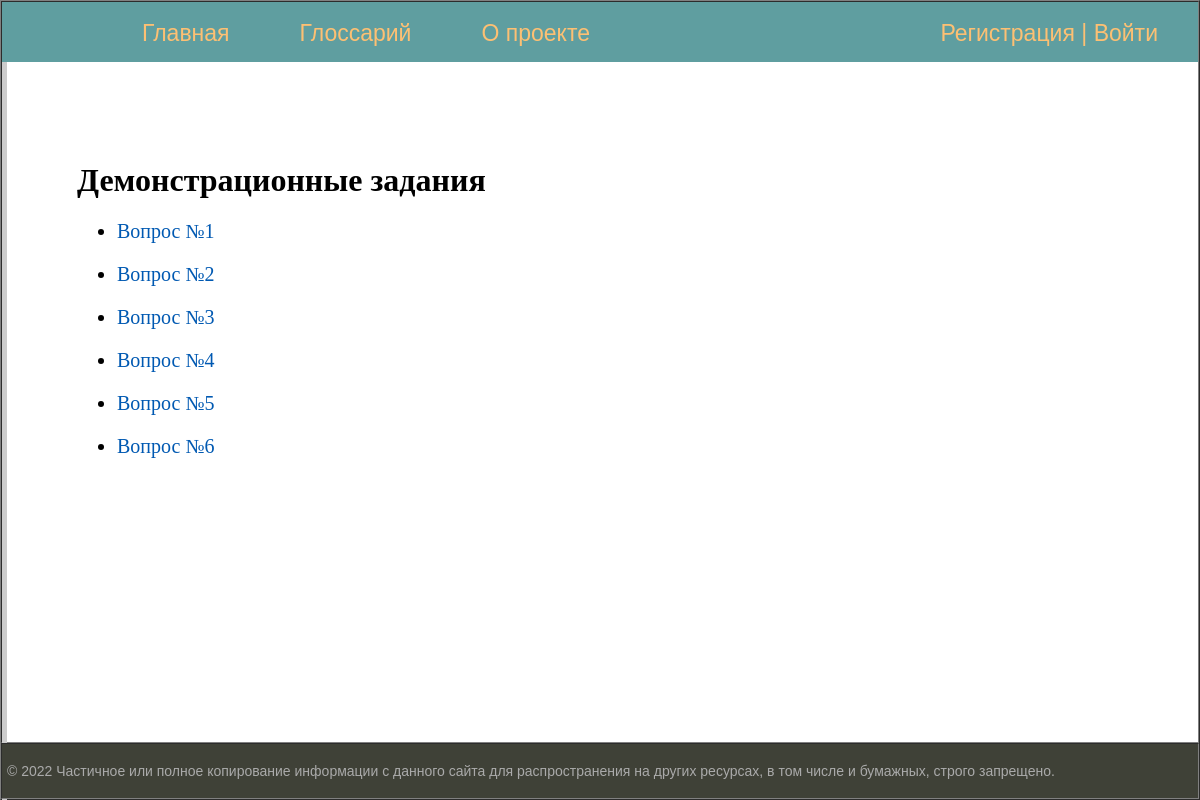
Page /course3/ on the earlier database version.
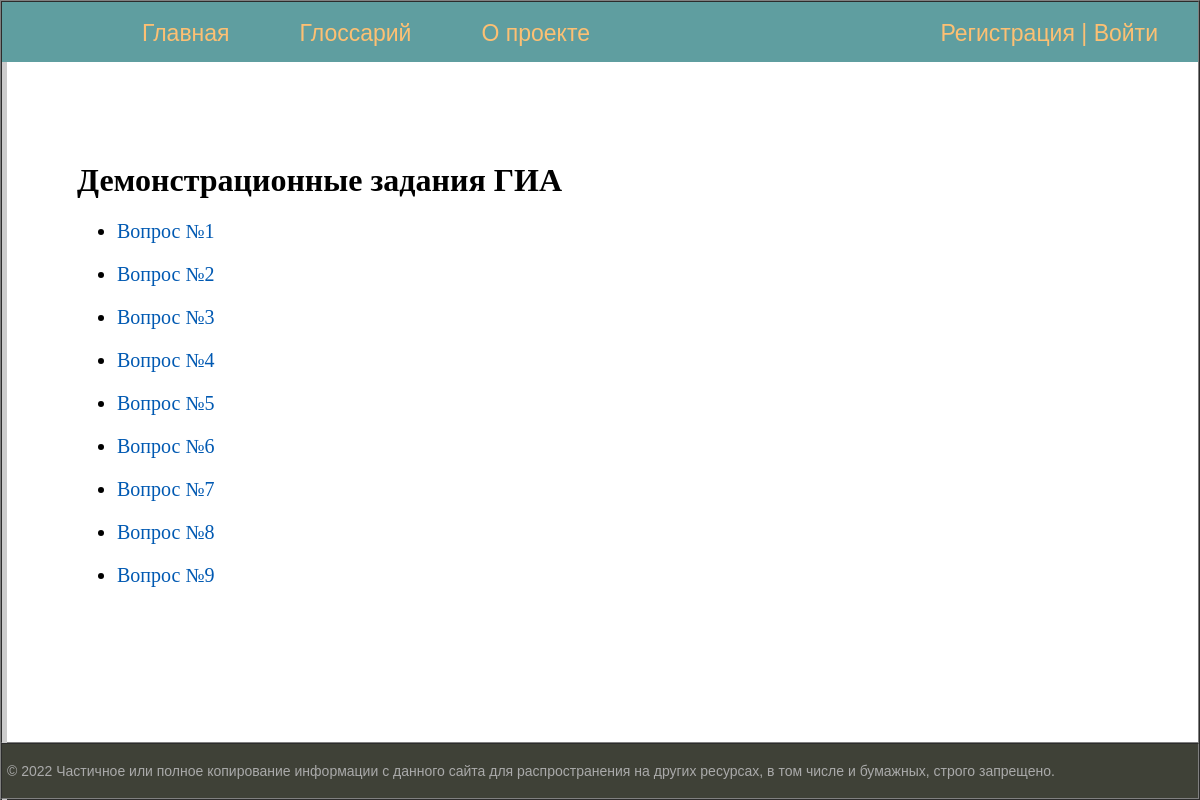
Same page on the later database version.
### kalm_quizes/models.py (models this page shows, shortened)
class Quiz(models.Model):
    quiz_number = models.IntegerField(default=0)
    quiz_name = models.CharField(max_length=150)
    def get_all_related(self):  # Можно ли QuerySet перевести в список?
        single_choice_list = [obj for obj in self.singlechoice_set.all()]
        put_in_order_list = [obj for obj in self.putinorder_set.all()]
        put_in_gaps_list = [obj for obj in self.putingaps_set.all()]
        tt_list = [obj for obj in self.testfortext_set.all()]
        questions = single_choice_list + tt_list + put_in_order_list + put_in_gaps_list
        questions_sorted = sorted(questions, key=lambda obj: obj.question_number)
        return questions_sorted
    class Meta:
        verbose_name = 'Курс'
        verbose_name_plural = 'Курсы'

class SingleChoice(models.Model):
    quiz = models.ForeignKey(Quiz, on_delete=models.CASCADE)
    question_number = models.IntegerField(default=0)
    question_text = models.TextField(unique=True)
    right_answer = models.CharField(max_length=100)
    wrong_answer_1 = models.CharField(max_length=100)
    wrong_answer_2 = models.CharField(max_length=100)
    wrong_answer_3 = models.CharField(max_length=100)
    def get_absolute_url(self):
        return f"/course{self.quiz_id}/singlechoice{self.question_number}/"
    class Meta:
        verbose_name = 'Вопрос с одним вариантом ответа'
        verbose_name_plural = 'Вопросы с одним вариантом ответа'

class PutInOrder(models.Model):
    quiz = models.ForeignKey(Quiz, on_delete=models.CASCADE)
    question_number = models.IntegerField(default=0)
    question_text = models.TextField(default='')
    text_for_ordering = models.TextField(default='')
    def get_absolute_url(self):
        return f"/course{self.quiz_id}/ordering{self.question_number}/"
    class Meta:
        verbose_name = 'Задание на порядок слов'
        verbose_name_plural = 'Задания на порядок слов'

class PutInGaps(models.Model):
    quiz = models.ForeignKey(Quiz, on_delete=models.CASCADE)
    question_number = models.IntegerField(default=0)
    question_text = models.TextField(unique=True)
    right_answer = models.CharField(max_length=225, default='')
    choices_list = models.CharField(max_length=225, default='')
    def get_absolute_url(self):
        return f"/course{self.quiz_id}/gaps{self.question_number}/"
    class Meta:
        verbose_name = 'Задание на заполнение пропусков'
        verbose_name_plural = 'Задания для заполнения пропусков'

class TestForText(models.Model):
    top_text = models.ForeignKey(TextForTest, on_delete=models.CASCADE)
    quiz = models.ForeignKey(Quiz, on_delete=models.CASCADE)
    question_number = models.IntegerField(default=0)
    question_text = models.TextField(unique=True)
    right_answer = models.CharField(max_length=100)
    wrong_answer_1 = models.CharField(max_length=100)
    wrong_answer_2 = models.CharField(max_length=100)
    wrong_answer_3 = models.CharField(max_length=100)
    def get_absolute_url(self):
        return f"/course{self.quiz.pk}/testfortext{self.question_number}/"
    class Meta:
        verbose_name = 'Задание на понимание текста'
        verbose_name_plural = 'Задания на понимание текста'

### kalm_quizes/views.py (the view)
    def quiz_page_wrapper(request, quiz_id):
        user_pk = request.user.pk
        profile = None
        if request.user.is_authenticated:
            try:
                profile = UserCourseProfile.objects.get(user_id=user_pk, quiz_id=quiz_id)
            except UserCourseProfile.DoesNotExist:
                profile = UserCourseProfile.objects.create(quiz_id=quiz_id, user_id=user_pk)
        return func(request, quiz_id, profile)

### kalm_quizes/views.py (called while the page is built)
def get_quiz_stat(request):
    if request.user.is_authenticated:
        quizes_stat = []
        user_profile_records = request.user.usercourseprofile_set.all()
        for rec in user_profile_records:
            right_answers_count = len(UserCourseAnswers.objects.filter(user=rec.user_id,
                                                                       quiz=rec.quiz_id,
                                                                       result=1))
            quiz = Quiz.objects.get(pk=rec.quiz_id)
            quizes_stat.append((quiz, right_answers_count))
    else:
        quizes_stat = None
    return quizes_stat

def user_profile_decorator(func):
    def quiz_page_wrapper(request, quiz_id):
        user_pk = request.user.pk
        profile = None
        if request.user.is_authenticated:
            try:
                profile = UserCourseProfile.objects.get(user_id=user_pk, quiz_id=quiz_id)
            except UserCourseProfile.DoesNotExist:
                profile = UserCourseProfile.objects.create(quiz_id=quiz_id, user_id=user_pk)
        return func(request, quiz_id, profile)
    return quiz_page_wrapper

### templates/kalm_quizes/quiz_page_template.html (shortened to what this page needs)
{% extends 'kalm_quizes/base_template_1.html' %}
{% load static %}
{% block content %}
    <h1>{{quiz.quiz_name}}</h1>
    {% for obj in quiz.get_all_related %}
        <ul>
            <li><a href="{{obj.get_absolute_url}}">Вопрос №{{obj.question_number}}</a></li>
        </ul>
    {% endfor %}
{% endblock %}

Differences in the rows shown:
changed Quiz: quiz_name "Демонстрационные задания" → "Демонстрационные задания ГИА"
added TestForText: question_number "5"
added TestForText: question_number "6"
changed PutInOrder: question_number "5" → "7"
changed PutInGaps (number 1 of 2 on the later page): question_number "6" → "8"
added PutInGaps: question_number "9"
